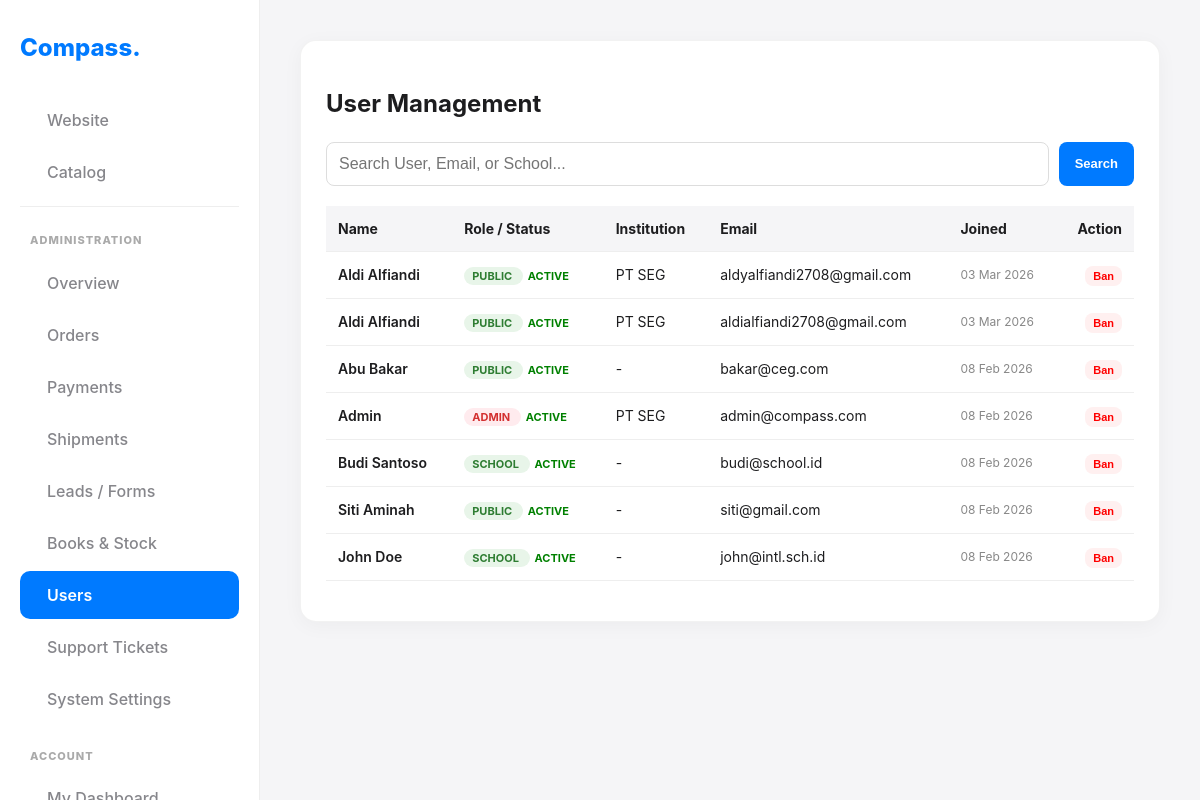
The page /?page=admin_users (signed in) on the database its author committed.
### tables this page shows
CREATE TABLE `users` (
  `id` int NOT NULL,
  `name` varchar(100) NOT NULL,
  `email` varchar(100) NOT NULL,
  `password` varchar(255) NOT NULL,
  `role` enum('public','school','admin') DEFAULT 'public',
  `position` varchar(100) DEFAULT NULL,
  `institution` varchar(150) DEFAULT NULL,
  `city` varchar(100) DEFAULT NULL,
  `phone` varchar(20) DEFAULT NULL,
  `address` text,
  `is_banned` tinyint(1) DEFAULT '0',
  `is_approved` tinyint(1) NOT NULL,
  `created_at` timestamp NULL DEFAULT CURRENT_TIMESTAMP
);

### view_admin_users.php (the view, shortened to what this page needs)
<?php
$pdo = getDB();
$search = $_GET['q'] ?? '';
$sql = "SELECT * FROM users WHERE 1=1";
$params = [];
$sql .= " ORDER BY created_at DESC";
$stmt = $pdo->prepare($sql);
$stmt->execute($params);
$users = $stmt->fetchAll();
?>
<div class="card">
    <div style="margin-bottom:20px;">
        <h2>User Management</h2>
    </div>
    <form method="GET" style="display:flex; gap:10px; margin-bottom:20px;">
        <input type="text" name="q" value="<?php echo htmlspecialchars($search); ?>" placeholder="Search User, Email, or School..." style="flex:1; margin:0;">
        <button type="submit" class="btn btn-sm">Search</button>
    </form>
    <div style="overflow-x:auto;">
        <table style="width:100%; border-collapse:collapse; font-size:14px;">
            <tr style="background:#f5f5f7; text-align:left;">
                <th style="padding:12px;">Name</th>
                <th>Role / Status</th>
                <th>Institution</th>
                <th>Email</th>
                <th>Joined</th>
                <th style="text-align:right;">Action</th>
            </tr>
            <?php foreach($users as $u): ?>
            <tr style="border-bottom:1px solid #eee;">
                <td style="padding:12px; font-weight:600;"><?php echo htmlspecialchars($u['name']); ?></td>
                <td>
                    <span style="background:<?php echo $u['role']=='admin'?'#ffebee':'#e8f5e9'; ?>; color:<?php echo $u['role']=='admin'?'#d32f2f':'#2e7d32'; ?>; padding:2px 8px; border-radius:10px; font-size:11px; font-weight:bold;">
                        <?php echo strtoupper($u['role']); ?>
                    </span>
                    <?php if($u['is_banned']): ?>
                        <span style="color:red; font-weight:bold; font-size:11px; margin-left:5px;">BANNED</span>
                    <?php elseif(isset($u['is_approved']) && $u['is_approved'] == 0): ?>
                        <span style="color:orange; font-weight:bold; font-size:11px; margin-left:5px;">PENDING</span>
                    <?php else: ?>
                        <span style="color:green; font-weight:bold; font-size:11px; margin-left:5px;">ACTIVE</span>
                    <?php endif; ?>
                </td>
                <td><?php echo htmlspecialchars($u['institution'] ?? '-'); ?></td>
                <td><?php echo htmlspecialchars($u['email']); ?></td>
                <td style="color:#888; font-size:12px;"><?php echo date('d M Y', strtotime($u['created_at'])); ?></td>
                <td style="text-align:right;">
                    <?php if(!$u['is_banned']): ?>
                        <button onclick="banUser(<?php echo $u['id']; ?>)" class="btn btn-sm" style="background:#fff0f0; color:red; padding:4px 8px; font-size:11px; margin-left:4px;">Ban</button>
                    <?php endif; ?>
                </td>
            </tr>
            <?php endforeach; ?>
        </table>
    </div>
</div>

### style.css (style rules this page uses)
:root { --primary: #007aff; --primary-dark: #0056b3; --secondary: #5856d6; --accent: #ff2d55; --background: #f5f5f7; --text-main: #1d1d1f; --text-muted: #86868b; --card-bg: #ffffff; --success: #34c759; --sidebar-width: 260px; --header-height: 60px; --radius: 16px; --gradient-hero: linear-gradient(135deg, #007aff 0%, #00c7be 100%); }
* { box-sizing: border-box; }
body { margin: 0; padding: 0; background-color: var(--background); font-family: -apple-system, BlinkMacSystemFont, "Segoe UI", Roboto, Helvetica, Arial, sans-serif; color: var(--text-main); line-height: 1.5; -webkit-font-smoothing: antialiased; scroll-behavior: smooth; }
.btn, .btn-sm { display: inline-flex; align-items: center; justify-content: center; gap: 8px; padding: 12px 24px; background: var(--primary); color: white; border-radius: 12px; border: none; font-weight: 600; font-size: 14px; text-decoration: none; cursor: pointer; transition: transform 0.2s, box-shadow 0.2s; text-align: center; }
.btn-sm { padding: 8px 16px; font-size: 13px; border-radius: 8px; }
.card { background: var(--card-bg); border-radius: var(--radius); padding: 25px; box-shadow: 0 4px 20px rgba(0, 0, 0, 0.04); margin-bottom: 25px; border: 1px solid rgba(0, 0, 0, 0.05); transition: transform 0.3s ease; }
input, select, textarea { width: 100%; padding: 12px; border: 1px solid #ddd; border-radius: 8px; font-size: 16px; background: #fff; margin-bottom: 15px; }
table { width: 100%; border-collapse: collapse; }
div[style*="overflow-x:auto"] { -webkit-overflow-scrolling: touch; width: 100%; display: block; margin-bottom: 15px; }
th, td { padding: 12px; text-align: left; border-bottom: 1px solid #eee; }

### rows shown on the page
users: name "Aldi Alfiandi", role "PUBLIC", is_banned "ACTIVE", institution "PT SEG", email "aldyalfiandi2708@gmail.com", created_at "03 Mar 2026"
users: name "Aldi Alfiandi", role "PUBLIC", is_banned "ACTIVE", institution "PT SEG", email "aldialfiandi2708@gmail.com", created_at "03 Mar 2026"
users: name "Abu Bakar", role "PUBLIC", is_banned "ACTIVE", institution "-", email "bakar@ceg.com", created_at "08 Feb 2026"
users: name "Admin", role "ADMIN", is_banned "ACTIVE", institution "PT SEG", email "admin@compass.com", created_at "08 Feb 2026"
users: name "Budi Santoso", role "SCHOOL", is_banned "ACTIVE", institution "-", email "budi@school.id", created_at "08 Feb 2026"
users: name "Siti Aminah", role "PUBLIC", is_banned "ACTIVE", institution "-", email "siti@gmail.com", created_at "08 Feb 2026"
users: name "John Doe", role "SCHOOL", is_banned "ACTIVE", institution "-", email "john@intl.sch.id", created_at "08 Feb 2026"
